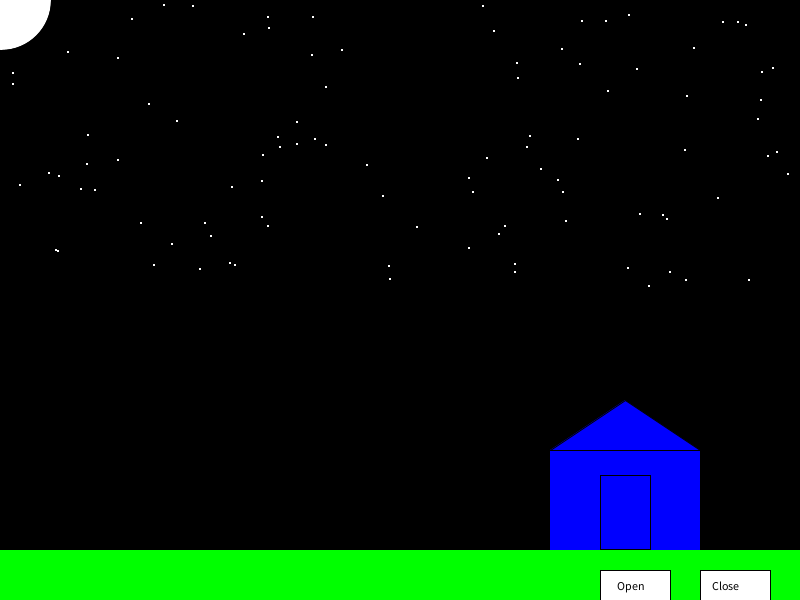
Frame 1 (no input)
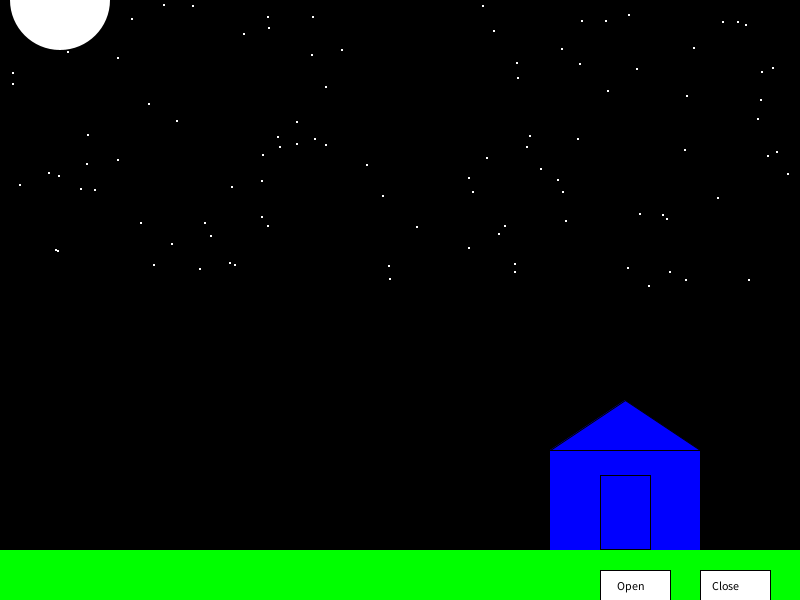
Frame 60 (the mouse pressed at the canvas centre just before this capture)
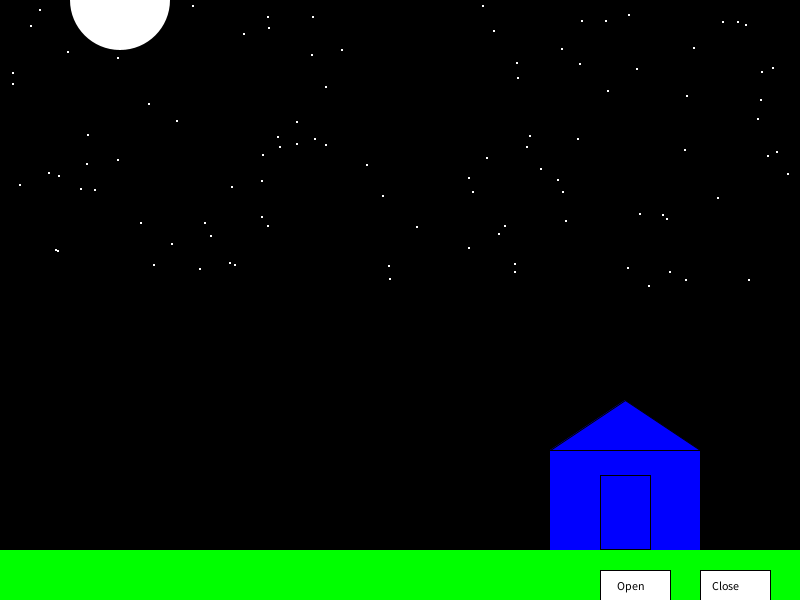
Frame 120 (the mouse held since frame 60 and released just before this capture)

The Processing sketch that drew these frames (run headless with seeded random() and noise(); from frame 60 on, the mouse is pressed at the canvas centre):

// Processing sketch: APCS_Summer_Pro
// ── APCS_Summer_Pro.pde
star [] stars;
int x, y, n;
int m = 0;
boolean Door;

void setup() {
  size(800, 600);
  rect(0, 0, 800, 600);
  background(0);  


  n = 100;
  stars = new star[n];

  //populate star array
  for (int i = 0; i<stars.length; i++) {
    stars[i] = new star();
  }
}

void draw() {

  fill(255);

  m++;
  if (m==800) m=0;
  background(0);
  ellipse(m, 0, 100, 100);

  noStroke();
  fill(0, 255, 0);
  rect(0, 550, width, 50);

  if (Door) {
    line(630, 550, 630, 549);
    fill(0, 0, 255);
    rect(550, 450, 150, 100);
    stroke(0);
    line(600, 475, 600, 549);
    triangle(550, 450, 625, 400, 700, 450 ) ;
    fill(255);
    ellipse(630, 500, 40, 40 );
    line(630, 550, 630, 549);
    fill(0);
    rect(625, 495, 2, 2);
    rect(635, 495, 2, 2);
    ellipse( 630, 505, 4, 4);
    fill(255);
    rect( 625, 450, 100, 30);
    fill(0);
    text("This is my Tent!", 630, 465);
  } else {
    fill(0, 0, 255);
    rect(550, 450, 150, 100);
    stroke(0);
    rect(600, 475, 50, 74);
    triangle(550, 450, 625, 400, 700, 450 ) ;
    fill(0);
    rect( 700, 450, 50, 50);
  }

  fill(255);
  rect(600, 570, 70, 30);
  fill(0);
  text("Open", 617, 590);

  fill(255);
  rect(700, 570, 70, 30);
  fill(0);
  text("Close", 712, 590);

  if (mouseX > 600 && mouseX < 670 && mouseY > 570 && mouseY < 600) {
    fill(0);
    rect(600, 570, 70, 30);
    fill(255);
    text("Open", 617, 590);
  } else if (mouseX > 700 && mouseX < 770 && mouseY > 570 && mouseY < 600) {
    fill(0);
    rect(700, 570, 70, 30);
    fill(255);
    text("Close", 712, 590);
  }


  //display star array
  for (int j = 0; j<100; j++) {
    stars[j].display();
  }
}




void mousePressed() {
  println(mouseX + "," + mouseY);
  if (mouseX > 600 && mouseX < 670 && mouseY > 570 && mouseY < 600) {
    Door= true;
  } else if (mouseX > 700 && mouseX < 770 && mouseY > 570 && mouseY < 600) {
    Door = false;
  }
}

// ── Class_star.pde
class star {
  int x, y;

  star() {
    x = int (random(0, 800));
    y = int (random(0, 300));
  }

  void display() {
    noStroke();
    fill (255);
    rect(x, y, 2, 2);
  }
}
